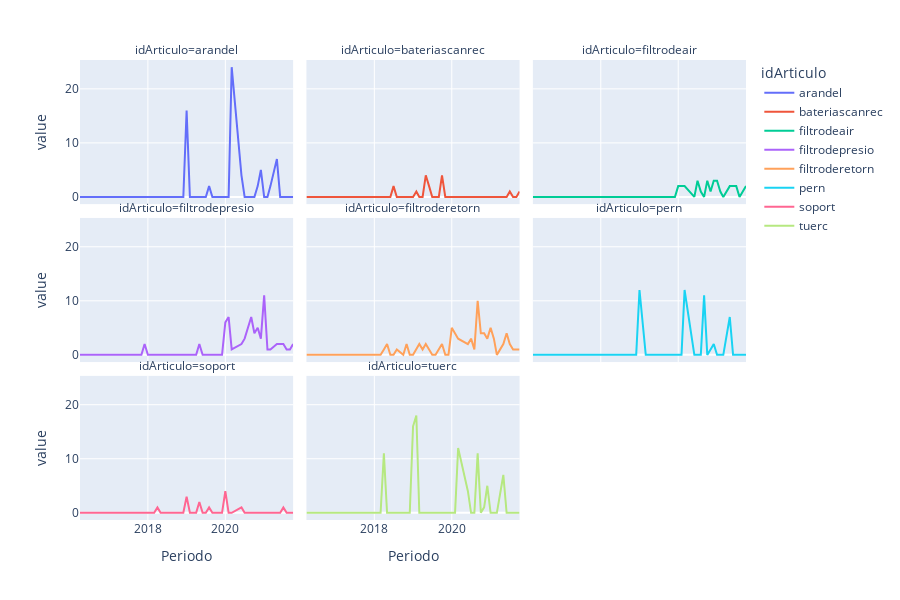

Write notebook code for a chart like this one.
### Markdown cell above
### Graficando los productos en la línea de tiempo

### Code cell
print_linea_de_tiempo_producto(df_time , 'idArticulo', height=600)

### Figure 1 — Plotly figure (JSON) as saved in the notebook; plotly's stock layout.template omitted (floating-point values rounded to 4 significant figures)
{"data": [{"hovertemplate": "idArticulo=arandel<br>Periodo=%{x}<br>value=%{y}<extra></extra>", "legendgroup": "arandel", "line": {"color": "#636efa", "dash": "solid"}, "marker": {"symbol": "circle"}, "mode": "lines", "name": "arandel", "orientation": "v", "showlegend": true, "type": "scatter", "x": ["2016-04-01T00:00:00", "2016-05-01T00:00:00", "2016-08-01T00:00:00", "2016-09-01T00:00:00", "2016-12-01T00:00:00", "2017-01-01T00:00:00", "2017-03-01T00:00:00", "2017-04-01T00:00:00", "2017-05-01T00:00:00", "2017-06-01T00:00:00", "2017-07-01T00:00:00", "2017-08-01T00:00:00", "2017-10-01T00:00:00", "2017-11-01T00:00:00", "2017-12-01T00:00:00", "2018-01-01T00:00:00", "2018-02-01T00:00:00", "2018-03-01T00:00:00", "2018-04-01T00:00:00", "2018-05-01T00:00:00", "2018-06-01T00:00:00", "2018-07-01T00:00:00", "2018-08-01T00:00:00", "2018-10-01T00:00:00", "2018-11-01T00:00:00", "2018-12-01T00:00:00", "2019-01-01T00:00:00", "2019-02-01T00:00:00", "2019-03-01T00:00:00", "2019-04-01T00:00:00", "2019-05-01T00:00:00", "2019-06-01T00:00:00", "2019-07-01T00:00:00", "2019-08-01T00:00:00", "2019-09-01T00:00:00", "2019-10-01T00:00:00", "2019-11-01T00:00:00", "2019-12-01T00:00:00", "2020-01-01T00:00:00", "2020-02-01T00:00:00", "2020-03-01T00:00:00", "2020-06-01T00:00:00", "2020-07-01T00:00:00", "2020-08-01T00:00:00", "2020-09-01T00:00:00", "2020-10-01T00:00:00", "2020-11-01T00:00:00", "2020-12-01T00:00:00", "2021-01-01T00:00:00", "2021-02-01T00:00:00", "2021-03-01T00:00:00", "2021-05-01T00:00:00", "2021-06-01T00:00:00", "2021-07-01T00:00:00", "2021-08-01T00:00:00", "2021-09-01T00:00:00", "2021-10-01T00:00:00"], "xaxis": "x7", "y": [0, 0, 0, 0, 0, 0, 0, 0, 0, 0, 0, 0, 0, 0, 0, 0, 0, 0, 0, 0, 0, 0, 0, 0, 0, 0, 16, 0, 0, 0, 0, 0, 0, 2, 0, 0, 0, 0, 0, 0, 24, 4, 0, 0, 0, 0, 2, 5, 0, 0, 2, 7, 0, 0, 0, 0, 0], "yaxis": "y7"}, {"hovertemplate": "idArticulo=bateriascanrec<br>Periodo=%{x}<br>value=%{y}<extra></extra>", "legendgroup": "bateriascanrec", "line": {"color": "#EF553B", "dash": "solid"}, "marker": {"symbol": "circle"}, "mode": "lines", "name": "bateriascanrec", "orientation": "v", "showlegend": true, "type": "scatter", "x": ["2016-04-01T00:00:00", "2016-05-01T00:00:00", "2016-08-01T00:00:00", "2016-09-01T00:00:00", "2016-12-01T00:00:00", "2017-01-01T00:00:00", "2017-03-01T00:00:00", "2017-04-01T00:00:00", "2017-05-01T00:00:00", "2017-06-01T00:00:00", "2017-07-01T00:00:00", "2017-08-01T00:00:00", "2017-10-01T00:00:00", "2017-11-01T00:00:00", "2017-12-01T00:00:00", "2018-01-01T00:00:00", "2018-02-01T00:00:00", "2018-03-01T00:00:00", "2018-04-01T00:00:00", "2018-05-01T00:00:00", "2018-06-01T00:00:00", "2018-07-01T00:00:00", "2018-08-01T00:00:00", "2018-10-01T00:00:00", "2018-11-01T00:00:00", "2018-12-01T00:00:00", "2019-01-01T00:00:00", "2019-02-01T00:00:00", "2019-03-01T00:00:00", "2019-04-01T00:00:00", "2019-05-01T00:00:00", "2019-06-01T00:00:00", "2019-07-01T00:00:00", "2019-08-01T00:00:00", "2019-09-01T00:00:00", "2019-10-01T00:00:00", "2019-11-01T00:00:00", "2019-12-01T00:00:00", "2020-01-01T00:00:00", "2020-02-01T00:00:00", "2020-03-01T00:00:00", "2020-06-01T00:00:00", "2020-07-01T00:00:00", "2020-08-01T00:00:00", "2020-09-01T00:00:00", "2020-10-01T00:00:00", "2020-11-01T00:00:00", "2020-12-01T00:00:00", "2021-01-01T00:00:00", "2021-02-01T00:00:00", "2021-03-01T00:00:00", "2021-05-01T00:00:00", "2021-06-01T00:00:00", "2021-07-01T00:00:00", "2021-08-01T00:00:00", "2021-09-01T00:00:00", "2021-10-01T00:00:00"], "xaxis": "x8", "y": [0, 0, 0, 0, 0, 0, 0, 0, 0, 0, 0, 0, 0, 0, 0, 0, 0, 0, 0, 0, 0, 2, 0, 0, 0, 0, 0, 1, 0, 0, 4, 2, 0, 0, 0, 4, 0, 0, 0, 0, 0, 0, 0, 0, 0, 0, 0, 0, 0, 0, 0, 0, 0, 1, 0, 0, 1], "yaxis": "y8"}, {"hovertemplate": "idArticulo=filtrodeair<br>Periodo=%{x}<br>value=%{y}<extra></extra>", "legendgroup": "filtrodeair", "line": {"color": "#00cc96", "dash": "solid"}, "marker": {"symbol": "circle"}, "mode": "lines", "name": "filtrodeair", "orientation": "v", "showlegend": true, "type": "scatter", "x": ["2016-04-01T00:00:00", "2016-05-01T00:00:00", "2016-08-01T00:00:00", "2016-09-01T00:00:00", "2016-12-01T00:00:00", "2017-01-01T00:00:00", "2017-03-01T00:00:00", "2017-04-01T00:00:00", "2017-05-01T00:00:00", "2017-06-01T00:00:00", "2017-07-01T00:00:00", "2017-08-01T00:00:00", "2017-10-01T00:00:00", "2017-11-01T00:00:00", "2017-12-01T00:00:00", "2018-01-01T00:00:00", "2018-02-01T00:00:00", "2018-03-01T00:00:00", "2018-04-01T00:00:00", "2018-05-01T00:00:00", "2018-06-01T00:00:00", "2018-07-01T00:00:00", "2018-08-01T00:00:00", "2018-10-01T00:00:00", "2018-11-01T00:00:00", "2018-12-01T00:00:00", "2019-01-01T00:00:00", "2019-02-01T00:00:00", "2019-03-01T00:00:00", "2019-04-01T00:00:00", "2019-05-01T00:00:00", "2019-06-01T00:00:00", "2019-07-01T00:00:00", "2019-08-01T00:00:00", "2019-09-01T00:00:00", "2019-10-01T00:00:00", "2019-11-01T00:00:00", "2019-12-01T00:00:00", "2020-01-01T00:00:00", "2020-02-01T00:00:00", "2020-03-01T00:00:00", "2020-06-01T00:00:00", "2020-07-01T00:00:00", "2020-08-01T00:00:00", "2020-09-01T00:00:00", "2020-10-01T00:00:00", "2020-11-01T00:00:00", "2020-12-01T00:00:00", "2021-01-01T00:00:00", "2021-02-01T00:00:00", "2021-03-01T00:00:00", "2021-05-01T00:00:00", "2021-06-01T00:00:00", "2021-07-01T00:00:00", "2021-08-01T00:00:00", "2021-09-01T00:00:00", "2021-10-01T00:00:00"], "xaxis": "x9", "y": [0, 0, 0, 0, 0, 0, 0, 0, 0, 0, 0, 0, 0, 0, 0, 0, 0, 0, 0, 0, 0, 0, 0, 0, 0, 0, 0, 0, 0, 0, 0, 0, 0, 0, 0, 0, 0, 0, 2, 2, 2, 0, 3, 1, 0, 3, 1, 3, 3, 1, 0, 2, 2, 2, 0, 1, 2], "yaxis": "y9"}, {"hovertemplate": "idArticulo=filtrodepresio<br>Periodo=%{x}<br>value=%{y}<extra></extra>", "legendgroup": "filtrodepresio", "line": {"color": "#ab63fa", "dash": "solid"}, "marker": {"symbol": "circle"}, "mode": "lines", "name": "filtrodepresio", "orientation": "v", "showlegend": true, "type": "scatter", "x": ["2016-04-01T00:00:00", "2016-05-01T00:00:00", "2016-08-01T00:00:00", "2016-09-01T00:00:00", "2016-12-01T00:00:00", "2017-01-01T00:00:00", "2017-03-01T00:00:00", "2017-04-01T00:00:00", "2017-05-01T00:00:00", "2017-06-01T00:00:00", "2017-07-01T00:00:00", "2017-08-01T00:00:00", "2017-10-01T00:00:00", "2017-11-01T00:00:00", "2017-12-01T00:00:00", "2018-01-01T00:00:00", "2018-02-01T00:00:00", "2018-03-01T00:00:00", "2018-04-01T00:00:00", "2018-05-01T00:00:00", "2018-06-01T00:00:00", "2018-07-01T00:00:00", "2018-08-01T00:00:00", "2018-10-01T00:00:00", "2018-11-01T00:00:00", "2018-12-01T00:00:00", "2019-01-01T00:00:00", "2019-02-01T00:00:00", "2019-03-01T00:00:00", "2019-04-01T00:00:00", "2019-05-01T00:00:00", "2019-06-01T00:00:00", "2019-07-01T00:00:00", "2019-08-01T00:00:00", "2019-09-01T00:00:00", "2019-10-01T00:00:00", "2019-11-01T00:00:00", "2019-12-01T00:00:00", "2020-01-01T00:00:00", "2020-02-01T00:00:00", "2020-03-01T00:00:00", "2020-06-01T00:00:00", "2020-07-01T00:00:00", "2020-08-01T00:00:00", "2020-09-01T00:00:00", "2020-10-01T00:00:00", "2020-11-01T00:00:00", "2020-12-01T00:00:00", "2021-01-01T00:00:00", "2021-02-01T00:00:00", "2021-03-01T00:00:00", "2021-05-01T00:00:00", "2021-06-01T00:00:00", "2021-07-01T00:00:00", "2021-08-01T00:00:00", "2021-09-01T00:00:00", "2021-10-01T00:00:00"], "xaxis": "x4", "y": [0, 0, 0, 0, 0, 0, 0, 0, 0, 0, 0, 0, 0, 0, 2, 0, 0, 0, 0, 0, 0, 0, 0, 0, 0, 0, 0, 0, 0, 0, 2, 0, 0, 0, 0, 0, 0, 0, 6, 7, 1, 2, 3, 5, 7, 4, 5, 3, 11, 1, 1, 2, 2, 2, 1, 1, 2], "yaxis": "y4"}, {"hovertemplate": "idArticulo=filtroderetorn<br>Periodo=%{x}<br>value=%{y}<extra></extra>", "legendgroup": "filtroderetorn", "line": {"color": "#FFA15A", "dash": "solid"}, "marker": {"symbol": "circle"}, "mode": "lines", "name": "filtroderetorn", "orientation": "v", "showlegend": true, "type": "scatter", "x": ["2016-04-01T00:00:00", "2016-05-01T00:00:00", "2016-08-01T00:00:00", "2016-09-01T00:00:00", "2016-12-01T00:00:00", "2017-01-01T00:00:00", "2017-03-01T00:00:00", "2017-04-01T00:00:00", "2017-05-01T00:00:00", "2017-06-01T00:00:00", "2017-07-01T00:00:00", "2017-08-01T00:00:00", "2017-10-01T00:00:00", "2017-11-01T00:00:00", "2017-12-01T00:00:00", "2018-01-01T00:00:00", "2018-02-01T00:00:00", "2018-03-01T00:00:00", "2018-04-01T00:00:00", "2018-05-01T00:00:00", "2018-06-01T00:00:00", "2018-07-01T00:00:00", "2018-08-01T00:00:00", "2018-10-01T00:00:00", "2018-11-01T00:00:00", "2018-12-01T00:00:00", "2019-01-01T00:00:00", "2019-02-01T00:00:00", "2019-03-01T00:00:00", "2019-04-01T00:00:00", "2019-05-01T00:00:00", "2019-06-01T00:00:00", "2019-07-01T00:00:00", "2019-08-01T00:00:00", "2019-09-01T00:00:00", "2019-10-01T00:00:00", "2019-11-01T00:00:00", "2019-12-01T00:00:00", "2020-01-01T00:00:00", "2020-02-01T00:00:00", "2020-03-01T00:00:00", "2020-06-01T00:00:00", "2020-07-01T00:00:00", "2020-08-01T00:00:00", "2020-09-01T00:00:00", "2020-10-01T00:00:00", "2020-11-01T00:00:00", "2020-12-01T00:00:00", "2021-01-01T00:00:00", "2021-02-01T00:00:00", "2021-03-01T00:00:00", "2021-05-01T00:00:00", "2021-06-01T00:00:00", "2021-07-01T00:00:00", "2021-08-01T00:00:00", "2021-09-01T00:00:00", "2021-10-01T00:00:00"], "xaxis": "x5", "y": [0, 0, 0, 0, 0, 0, 0, 0, 0, 0, 0, 0, 0, 0, 0, 0, 0, 0, 1, 2, 0, 0, 1, 0, 2, 0, 0, 1, 2, 1, 2, 1, 0, 0, 1, 2, 0, 0, 5, 4, 3, 2, 3, 1, 10, 4, 4, 3, 5, 3, 0, 2, 4, 2, 1, 1, 1], "yaxis": "y5"}, {"hovertemplate": "idArticulo=pern<br>Periodo=%{x}<br>value=%{y}<extra></extra>", "legendgroup": "pern", "line": {"color": "#19d3f3", "dash": "solid"}, "marker": {"symbol": "circle"}, "mode": "lines", "name": "pern", "orientation": "v", "showlegend": true, "type": "scatter", "x": ["2016-04-01T00:00:00", "2016-05-01T00:00:00", "2016-08-01T00:00:00", "2016-09-01T00:00:00", "2016-12-01T00:00:00", "2017-01-01T00:00:00", "2017-03-01T00:00:00", "2017-04-01T00:00:00", "2017-05-01T00:00:00", "2017-06-01T00:00:00", "2017-07-01T00:00:00", "2017-08-01T00:00:00", "2017-10-01T00:00:00", "2017-11-01T00:00:00", "2017-12-01T00:00:00", "2018-01-01T00:00:00", "2018-02-01T00:00:00", "2018-03-01T00:00:00", "2018-04-01T00:00:00", "2018-05-01T00:00:00", "2018-06-01T00:00:00", "2018-07-01T00:00:00", "2018-08-01T00:00:00", "2018-10-01T00:00:00", "2018-11-01T00:00:00", "2018-12-01T00:00:00", "2019-01-01T00:00:00", "2019-02-01T00:00:00", "2019-03-01T00:00:00", "2019-04-01T00:00:00", "2019-05-01T00:00:00", "2019-06-01T00:00:00", "2019-07-01T00:00:00", "2019-08-01T00:00:00", "2019-09-01T00:00:00", "2019-10-01T00:00:00", "2019-11-01T00:00:00", "2019-12-01T00:00:00", "2020-01-01T00:00:00", "2020-02-01T00:00:00", "2020-03-01T00:00:00", "2020-06-01T00:00:00", "2020-07-01T00:00:00", "2020-08-01T00:00:00", "2020-09-01T00:00:00", "2020-10-01T00:00:00", "2020-11-01T00:00:00", "2020-12-01T00:00:00", "2021-01-01T00:00:00", "2021-02-01T00:00:00", "2021-03-01T00:00:00", "2021-05-01T00:00:00", "2021-06-01T00:00:00", "2021-07-01T00:00:00", "2021-08-01T00:00:00", "2021-09-01T00:00:00", "2021-10-01T00:00:00"], "xaxis": "x6", "y": [0, 0, 0, 0, 0, 0, 0, 0, 0, 0, 0, 0, 0, 0, 0, 0, 0, 0, 0, 0, 0, 0, 0, 0, 0, 0, 12, 6, 0, 0, 0, 0, 0, 0, 0, 0, 0, 0, 0, 0, 12, 0, 0, 0, 11, 0, 1, 2, 0, 0, 0, 7, 0, 0, 0, 0, 0], "yaxis": "y6"}, {"hovertemplate": "idArticulo=soport<br>Periodo=%{x}<br>value=%{y}<extra></extra>", "legendgroup": "soport", "line": {"color": "#FF6692", "dash": "solid"}, "marker": {"symbol": "circle"}, "mode": "lines", "name": "soport", "orientation": "v", "showlegend": true, "type": "scatter", "x": ["2016-04-01T00:00:00", "2016-05-01T00:00:00", "2016-08-01T00:00:00", "2016-09-01T00:00:00", "2016-12-01T00:00:00", "2017-01-01T00:00:00", "2017-03-01T00:00:00", "2017-04-01T00:00:00", "2017-05-01T00:00:00", "2017-06-01T00:00:00", "2017-07-01T00:00:00", "2017-08-01T00:00:00", "2017-10-01T00:00:00", "2017-11-01T00:00:00", "2017-12-01T00:00:00", "2018-01-01T00:00:00", "2018-02-01T00:00:00", "2018-03-01T00:00:00", "2018-04-01T00:00:00", "2018-05-01T00:00:00", "2018-06-01T00:00:00", "2018-07-01T00:00:00", "2018-08-01T00:00:00", "2018-10-01T00:00:00", "2018-11-01T00:00:00", "2018-12-01T00:00:00", "2019-01-01T00:00:00", "2019-02-01T00:00:00", "2019-03-01T00:00:00", "2019-04-01T00:00:00", "2019-05-01T00:00:00", "2019-06-01T00:00:00", "2019-07-01T00:00:00", "2019-08-01T00:00:00", "2019-09-01T00:00:00", "2019-10-01T00:00:00", "2019-11-01T00:00:00", "2019-12-01T00:00:00", "2020-01-01T00:00:00", "2020-02-01T00:00:00", "2020-03-01T00:00:00", "2020-06-01T00:00:00", "2020-07-01T00:00:00", "2020-08-01T00:00:00", "2020-09-01T00:00:00", "2020-10-01T00:00:00", "2020-11-01T00:00:00", "2020-12-01T00:00:00", "2021-01-01T00:00:00", "2021-02-01T00:00:00", "2021-03-01T00:00:00", "2021-05-01T00:00:00", "2021-06-01T00:00:00", "2021-07-01T00:00:00", "2021-08-01T00:00:00", "2021-09-01T00:00:00", "2021-10-01T00:00:00"], "xaxis": "x", "y": [0, 0, 0, 0, 0, 0, 0, 0, 0, 0, 0, 0, 0, 0, 0, 0, 0, 0, 1, 0, 0, 0, 0, 0, 0, 0, 3, 0, 0, 0, 2, 0, 0, 1, 0, 0, 0, 0, 4, 0, 0, 1, 0, 0, 0, 0, 0, 0, 0, 0, 0, 0, 0, 1, 0, 0, 0], "yaxis": "y"}, {"hovertemplate": "idArticulo=tuerc<br>Periodo=%{x}<br>value=%{y}<extra></extra>", "legendgroup": "tuerc", "line": {"color": "#B6E880", "dash": "solid"}, "marker": {"symbol": "circle"}, "mode": "lines", "name": "tuerc", "orientation": "v", "showlegend": true, "type": "scatter", "x": ["2016-04-01T00:00:00", "2016-05-01T00:00:00", "2016-08-01T00:00:00", "2016-09-01T00:00:00", "2016-12-01T00:00:00", "2017-01-01T00:00:00", "2017-03-01T00:00:00", "2017-04-01T00:00:00", "2017-05-01T00:00:00", "2017-06-01T00:00:00", "2017-07-01T00:00:00", "2017-08-01T00:00:00", "2017-10-01T00:00:00", "2017-11-01T00:00:00", "2017-12-01T00:00:00", "2018-01-01T00:00:00", "2018-02-01T00:00:00", "2018-03-01T00:00:00", "2018-04-01T00:00:00", "2018-05-01T00:00:00", "2018-06-01T00:00:00", "2018-07-01T00:00:00", "2018-08-01T00:00:00", "2018-10-01T00:00:00", "2018-11-01T00:00:00", "2018-12-01T00:00:00", "2019-01-01T00:00:00", "2019-02-01T00:00:00", "2019-03-01T00:00:00", "2019-04-01T00:00:00", "2019-05-01T00:00:00", "2019-06-01T00:00:00", "2019-07-01T00:00:00", "2019-08-01T00:00:00", "2019-09-01T00:00:00", "2019-10-01T00:00:00", "2019-11-01T00:00:00", "2019-12-01T00:00:00", "2020-01-01T00:00:00", "2020-02-01T00:00:00", "2020-03-01T00:00:00", "2020-06-01T00:00:00", "2020-07-01T00:00:00", "2020-08-01T00:00:00", "2020-09-01T00:00:00", "2020-10-01T00:00:00", "2020-11-01T00:00:00", "2020-12-01T00:00:00", "2021-01-01T00:00:00", "2021-02-01T00:00:00", "2021-03-01T00:00:00", "2021-05-01T00:00:00", "2021-06-01T00:00:00", "2021-07-01T00:00:00", "2021-08-01T00:00:00", "2021-09-01T00:00:00", "2021-10-01T00:00:00"], "xaxis": "x2", "y": [0, 0, 0, 0, 0, 0, 0, 0, 0, 0, 0, 0, 0, 0, 0, 0, 0, 0, 11, 0, 0, 0, 0, 0, 0, 0, 16, 18, 0, 0, 0, 0, 0, 0, 0, 0, 0, 0, 0, 0, 12, 4, 0, 0, 11, 0, 1, 5, 0, 0, 0, 7, 0, 0, 0, 0, 0], "yaxis": "y2"}], "layout": {"annotations": [{"font": {}, "showarrow": false, "text": "idArticulo=soport", "x": 0.16, "xanchor": "center", "xref": "paper", "y": 0.3133, "yanchor": "bottom", "yref": "paper"}, {"font": {}, "showarrow": false, "text": "idArticulo=tuerc", "x": 0.5, "xanchor": "center", "xref": "paper", "y": 0.3133, "yanchor": "bottom", "yref": "paper"}, {"font": {}, "showarrow": false, "text": "idArticulo=filtrodepresio", "x": 0.16, "xanchor": "center", "xref": "paper", "y": 0.6567, "yanchor": "bottom", "yref": "paper"}, {"font": {}, "showarrow": false, "text": "idArticulo=filtroderetorn", "x": 0.5, "xanchor": "center", "xref": "paper", "y": 0.6567, "yanchor": "bottom", "yref": "paper"}, {"font": {}, "showarrow": false, "text": "idArticulo=pern", "x": 0.84, "xanchor": "center", "xref": "paper", "y": 0.6567, "yanchor": "bottom", "yref": "paper"}, {"font": {}, "showarrow": false, "text": "idArticulo=arandel", "x": 0.16, "xanchor": "center", "xref": "paper", "y": 1.0, "yanchor": "bottom", "yref": "paper"}, {"font": {}, "showarrow": false, "text": "idArticulo=bateriascanrec", "x": 0.5, "xanchor": "center", "xref": "paper", "y": 1.0, "yanchor": "bottom", "yref": "paper"}, {"font": {}, "showarrow": false, "text": "idArticulo=filtrodeair", "x": 0.84, "xanchor": "center", "xref": "paper", "y": 1.0, "yanchor": "bottom", "yref": "paper"}], "height": 600, "legend": {"title": {"text": "idArticulo"}, "tracegroupgap": 0}, "margin": {"t": 60}, "xaxis": {"anchor": "y", "domain": [0, 0.32], "title": {"text": "Periodo"}}, "xaxis2": {"anchor": "y2", "domain": [0.34, 0.66], "matches": "x", "title": {"text": "Periodo"}}, "xaxis3": {"anchor": "y3", "domain": [0.68, 1.0], "matches": "x", "title": {"text": "Periodo"}}, "xaxis4": {"anchor": "y4", "domain": [0, 0.32], "matches": "x", "showticklabels": false}, "xaxis5": {"anchor": "y5", "domain": [0.34, 0.66], "matches": "x", "showticklabels": false}, "xaxis6": {"anchor": "y6", "domain": [0.68, 1.0], "matches": "x", "showticklabels": false}, "xaxis7": {"anchor": "y7", "domain": [0, 0.32], "matches": "x", "showticklabels": false}, "xaxis8": {"anchor": "y8", "domain": [0.34, 0.66], "matches": "x", "showticklabels": false}, "xaxis9": {"anchor": "y9", "domain": [0.68, 1.0], "matches": "x", "showticklabels": false}, "yaxis": {"anchor": "x", "domain": [0, 0.3133], "title": {"text": "value"}}, "yaxis2": {"anchor": "x2", "domain": [0, 0.3133], "matches": "y", "showticklabels": false}, "yaxis3": {"anchor": "x3", "domain": [0, 0.3133], "matches": "y", "showticklabels": false}, "yaxis4": {"anchor": "x4", "domain": [0.3433, 0.6567], "matches": "y", "title": {"text": "value"}}, "yaxis5": {"anchor": "x5", "domain": [0.3433, 0.6567], "matches": "y", "showticklabels": false}, "yaxis6": {"anchor": "x6", "domain": [0.3433, 0.6567], "matches": "y", "showticklabels": false}, "yaxis7": {"anchor": "x7", "domain": [0.6867, 1.0], "matches": "y", "title": {"text": "value"}}, "yaxis8": {"anchor": "x8", "domain": [0.6867, 1.0], "matches": "y", "showticklabels": false}, "yaxis9": {"anchor": "x9", "domain": [0.6867, 1.0], "matches": "y", "showticklabels": false}}}
